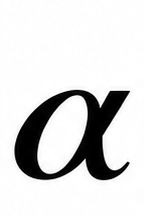
#> input picture runs/glyph-consistency-2026-10-29/glyphs/alpha/master-crop.png, 144 x 216 px
$ python trace_glyph_trial.py
#> lines starting #> are read from the running program, lines starting #| are printed output that depends on the picture; after the words box and inside, x2 and y2 are one past the last pixel; in counts of white or black regions, pixels touching at a corner belong together
### tools/glyph_consistency_report.py
#!/usr/bin/env python3
"""Measure fixed-master / independent enlargement fidelity, not font quality.

Registration permits translation and ONE uniform scale. It never stretches the
width independently, so aspect and anatomical drift remain measurable.
"""
import base64
import hashlib
import json
import sys
from pathlib import Path

from PIL import Image, ImageDraw, ImageFont

try:
    import numpy as np
    from scipy import ndimage, optimize
except ImportError:
    # Explicit local fallback; these system packages were inspected and tested.
    sys.path.append('/usr/lib/python3/dist-packages')
    import numpy as np
    from scipy import ndimage, optimize

ROOT = Path(__file__).resolve().parents[1]
RUN = ROOT / 'runs/glyph-consistency-2026-10-29'
LABEL = '/usr/share/fonts/truetype/dejavu/DejaVuSans.ttf'


def read(path):
    return json.loads(path.read_text())


def component(image):
    gray = np.asarray(image.convert('L'), dtype=np.float32)
    darkness = 1 - gray / 255
    labels, count = ndimage.label(darkness > .5)
    areas = np.bincount(labels.ravel())
    areas[0] = 0
    if not count or not areas.max():
        raise ValueError('No substantial dark silhouette')
    chosen = int(areas.argmax())
    mask = labels == chosen
    yy, xx = np.nonzero(mask)
    box = (int(xx.min()), int(yy.min()), int(xx.max()) + 1, int(yy.max()) + 1)
    # Retain gray edge pixels adjoining the chosen component, reject labels.
    nearby = ndimage.binary_dilation(mask, iterations=4)
    darkness *= nearby
    return darkness, mask, box, int(areas.sum() - areas[chosen])


# [126 lines left out: functions holes, thickness, registered, compare_png, main, not called in this run]


# [2 lines that do not run on import are left out]

### tools/trace_glyph_trial.py
#!/usr/bin/env python3
"""Compare actual Potrace cubic outlines before/after glyph enlargement.

Calls the locally installed libpotrace via its documented C API. No image-model
calls or inherited font outlines. Cairo draws the SAME curves used in SVG.
"""
import ctypes as C
import ctypes.util
import json
import math
import sys
from pathlib import Path

from PIL import Image
from glyph_consistency_report import RUN, component, holes, np, ndimage, registered

sys.path.append('/usr/lib/python3/dist-packages')
import cairo


class Point(C.Structure):
    _fields_ = [('x', C.c_double), ('y', C.c_double)]


class Curve(C.Structure):
    _fields_ = [('n', C.c_int), ('tag', C.POINTER(C.c_int)), ('c', C.POINTER(Point * 3))]


class PathNode(C.Structure):
    pass


PathNode._fields_ = [('area', C.c_int), ('sign', C.c_int), ('curve', Curve),
                    ('next', C.POINTER(PathNode)), ('childlist', C.POINTER(PathNode)),
                    ('sibling', C.POINTER(PathNode)), ('priv', C.c_void_p)]


class State(C.Structure):
    _fields_ = [('status', C.c_int), ('plist', C.POINTER(PathNode)), ('priv', C.c_void_p)]


class Bitmap(C.Structure):
    _fields_ = [('w', C.c_int), ('h', C.c_int), ('dy', C.c_int), ('map', C.POINTER(C.c_ulong))]


class ParamPrefix(C.Structure):
    # Full allocation is owned by Potrace; access only its documented prefix.
    _fields_ = [('turdsize', C.c_int), ('turnpolicy', C.c_int), ('alphamax', C.c_double),
                ('opticurve', C.c_int), ('opttolerance', C.c_double)]


LIB = C.CDLL(ctypes.util.find_library('potrace'))
LIB.potrace_param_default.restype = C.POINTER(ParamPrefix)
LIB.potrace_param_free.argtypes = [C.POINTER(ParamPrefix)]
LIB.potrace_trace.argtypes = [C.POINTER(ParamPrefix), C.POINTER(Bitmap)]
LIB.potrace_trace.restype = C.POINTER(State)
LIB.potrace_state_free.argtypes = [C.POINTER(State)]
LIB.potrace_version.restype = C.c_char_p


def trace(image):
    darkness, mask, box, extra = component(image)
    h, w = mask.shape
    bits = C.sizeof(C.c_ulong) * 8
    padded = np.pad(mask, ((0, 0), (0, (-w) % bits)))
    packed = np.packbits(padded, axis=1, bitorder='big')
    dtype = '>u8' if bits == 64 else '>u4'
    words = np.ascontiguousarray(packed.view(dtype).astype(np.uint64 if bits == 64 else np.uint32))
    bitmap = Bitmap(w, h, words.shape[1], words.ctypes.data_as(C.POINTER(C.c_ulong)))
    param = LIB.potrace_param_default()
    assert param
    param.contents.turdsize = 0
    param.contents.alphamax = 1.
    param.contents.opticurve = 1
    param.contents.opttolerance = .0015 * (box[3] - box[1])
    state = LIB.potrace_trace(param, C.byref(bitmap))
    assert state and state.contents.status == 0
    paths = []
    try:
        node = state.contents.plist
        while node:
            item = node.contents
            segments = []
            for i in range(item.curve.n):
                segments.append({'tag': int(item.curve.tag[i]),
                                 'points': [[float(p.x), float(p.y)] for p in item.curve.c[i]]})
            paths.append({'sign': chr(item.sign), 'segments': segments})
            node = item.next
    finally:
        LIB.potrace_state_free(state)
        LIB.potrace_param_free(param)
    return paths, (w, h), box


# [13 lines left out: function draw, not called in this run]


def render(paths, size, supersample):
    w, h = size
    surface = cairo.ImageSurface(cairo.FORMAT_RGB24, w * supersample, h * supersample)
    ctx = cairo.Context(surface)
    ctx.set_source_rgb(1, 1, 1)
    ctx.paint()
    ctx.scale(supersample, supersample)
    ctx.set_source_rgb(0, 0, 0)
    draw(ctx, paths)
    ctx.set_fill_rule(cairo.FILL_RULE_WINDING)
    ctx.fill()
    surface.flush()
    pixels = np.frombuffer(surface.get_data(), np.uint8).reshape(h * supersample, surface.get_stride())
    gray = pixels[:, :w * supersample * 4:4].copy()
    return Image.fromarray(gray, 'L').resize(size, Image.Resampling.LANCZOS)


def svg_path(paths):
    commands = []
    fmt = lambda p: f'{p[0]:.6f},{p[1]:.6f}'
    for path in paths:
        commands.append('M' + fmt(path['segments'][-1]['points'][2]))
        for seg in path['segments']:
            a, b, c = seg['points']
            commands.append(('C' + ' '.join(map(fmt, [a, b, c]))) if seg['tag'] == 1
                            else 'L' + fmt(b) + ' ' + fmt(c))
        commands.append('Z')
    return ' '.join(commands)


def save_svg(paths, size, destination, handles=False):
    w, h = size
    path = svg_path(paths)
    # SVG + Cairo use the same image-oriented coordinate convention.
    content = [f'<svg xmlns="http://www.w3.org/2000/svg" width="{w}" height="{h}" viewBox="0 0 {w} {h}">',
               f'<rect width="{w}" height="{h}" fill="white"/>']
    if not handles:
        content.append(f'<path d="{path}" fill="black" fill-rule="nonzero"/>')
    else:
        unit = max(w, h) / 1000
        content.append(f'<path d="{path}" fill="none" stroke="black" stroke-width="{unit}"/>')
        for curve in paths:
            previous = curve['segments'][-1]['points'][2]
            for seg in curve['segments']:
                a, b, c = seg['points']
                if seg['tag'] == 1:
                    for anchor, control in [(previous, a), (c, b)]:
                        content.append(f'<path d="M{anchor[0]},{anchor[1]} L{control[0]},{control[1]}" stroke="#2277dd" stroke-width="{unit}"/>')
                        content.append(f'<rect x="{control[0]-2*unit}" y="{control[1]-2*unit}" width="{4*unit}" height="{4*unit}" fill="white" stroke="#2277dd" stroke-width="{unit}"/>')
                content.append(f'<circle cx="{c[0]}" cy="{c[1]}" r="{2.5*unit}" fill="#2277dd"/>')
                previous = c
    content.append('</svg>')
    destination.write_text('\n'.join(content))


# [46 lines left out: functions geometry, fidelity, not called in this run]


def main():
    out = RUN / 'vector-trial'
    out.mkdir(exist_ok=True)
    names = ['alpha', 'beta', 'theta', 'nu', 'xi', 'omega']
    results = []
    for name in names:
        folder = RUN / 'glyphs' / name
        source = Image.open(folder / 'master-crop.png').convert('L')
        enlarged = Image.open(folder / 'enlarged.png').convert('L')
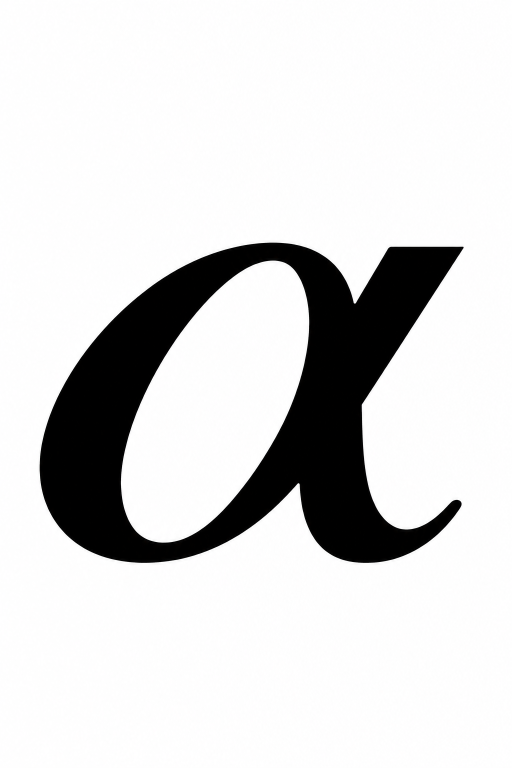
#> input picture runs/glyph-consistency-2026-10-29/glyphs/alpha/enlarged.png, 1024 x 1536 px (shown at 1/2 size)
        cases = [('master', source), ('lanczos8', source.resize((source.width*8, source.height*8), Image.Resampling.LANCZOS)),
                 ('generated', enlarged)]
        for mode, image in cases:
            paths, size, box = trace(image)
            stem = out / f'{name}-{mode}'
            save_svg(paths, size, stem.with_suffix('.svg'))
            save_svg(paths, size, out / f'{name}-{mode}-handles.svg', handles=True)
            ss = 8 if image.height < 300 else 2
            rendered = render(paths, size, ss)
            rendered.save(stem.with_suffix('.png'))
            record = {'name': name, 'mode': mode, 'input_dimensions': size,
                      'glyph_height': box[3]-box[1], 'render_supersample': ss,
                      'optimization_tolerance_px': .0015*(box[3]-box[1]),
                      **geometry(paths, box[3]-box[1]), **fidelity(image, rendered)}
            # Same original master is the independent reference for all three.
            _, _, cross = registered(source, rendered)
            record['original_master_iou_after_uniform_registration'] = cross['silhouette_iou']
            record['original_master_boundary_mean_px'] = cross['boundary_mean_master_px']
            results.append(record)
            (out / f'{name}-{mode}.json').write_text(json.dumps(record, indent=2)+'\n')
            print(name, mode, 'ownIoU', round(record['own_source_iou'],4),
                  'masterIoU',round(record['original_master_iou_after_uniform_registration'],4),
                  'cubics',record['cubic_segments'], flush=True)
#> this loop made 1 pass
#> (mode, box, extra in trace) on pass 1: ('master', (14, 90, 130, 180), 0)
#> pass 1, in component, `darkness = 1 - gray / 255`:
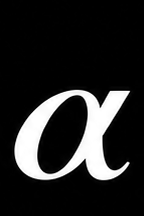
#> darkness: shape (216, 144) float32; min 0, max 1, mean 0.149
#> pass 1, in component, `labels, count = ndimage.label(darkness > .5)`:
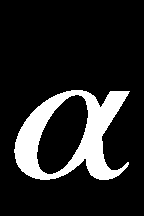
#> labels: shape (216, 144) int32; values 0 (black) and 1 (white), 14.6% white; 1 white region, box (x1, y1, x2, y2) and area: (14, 90, 130, 180) 4535
#> after the loop, results = []
    report = {'tool': LIB.potrace_version().decode(), 'source':'https://potrace.sourceforge.net/potracelib.pdf',
              'glyphs': names, 'results': results,
              'settings': {'threshold':128,'alphamax':1,'curve_optimization':True,
                           'tolerance_fraction_glyph_height':.0015,'despeckling':0},
              'limits':['One fixed tracing configuration, not an exhaustive comparison of vectorizers.',
                        'High overlap with generated input does not prove fidelity to the master or font quality.',
                        'Potrace smooths tangent transitions but does not guarantee curvature continuity.',
                        'Counter/semantic distinctions missing from the master cannot be established by tracing.',
                        'These SVG outlines are not a finished font: fitting, optical masters and MATH integration remain.']}
    (out / 'summary.json').write_text(json.dumps(report, indent=2)+'\n')


if __name__ == '__main__':
    main()
#> (the call stopped at in render, `surface = cairo.ImageSurface(cairo.FORMAT_RGB24, w * supersample, h * ..`: cairo is not available in this run)
